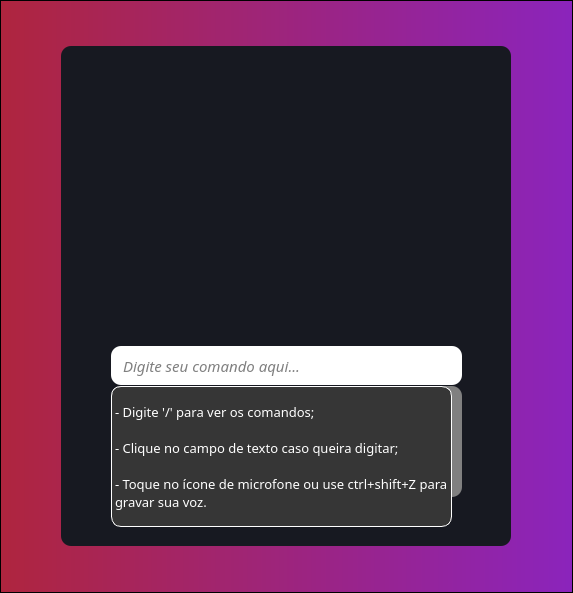
<?xml version="1.0" encoding="UTF-8"?>
<ui version="4.0">
 <class>MainWindow</class>
 <widget class="QMainWindow" name="MainWindow">
  <property name="geometry">
   <rect>
    <x>0</x>
    <y>0</y>
    <width>573</width>
    <height>593</height>
   </rect>
  </property>
  <property name="windowTitle">
   <string>Minerva</string>
  </property>
  <property name="windowIcon">
   <iconset>
    <normaloff>Logo_Minerva_peq(1).png</normaloff>Logo_Minerva_peq(1).png</iconset>
  </property>
  <widget class="QWidget" name="centralwidget">
   <layout class="QHBoxLayout" name="horizontalLayout">
    <property name="leftMargin">
     <number>0</number>
    </property>
    <property name="topMargin">
     <number>0</number>
    </property>
    <property name="rightMargin">
     <number>0</number>
    </property>
    <property name="bottomMargin">
     <number>0</number>
    </property>
    <item>
     <widget class="QFrame" name="frame">
      <property name="styleSheet">
       <string notr="true">background-color: qlineargradient(spread:reflect, x1:0, y1:0, x2:1, y2:0, stop:0 rgba(175, 37, 62, 255), stop:1 rgba(139, 36, 188, 255));</string>
      </property>
      <property name="frameShape">
       <enum>QFrame::StyledPanel</enum>
      </property>
      <property name="frameShadow">
       <enum>QFrame::Raised</enum>
      </property>
      <layout class="QHBoxLayout" name="horizontalLayout_2">
       <property name="spacing">
        <number>0</number>
       </property>
       <property name="sizeConstraint">
        <enum>QLayout::SetNoConstraint</enum>
       </property>
       <property name="leftMargin">
        <number>0</number>
       </property>
       <property name="topMargin">
        <number>0</number>
       </property>
       <property name="rightMargin">
        <number>0</number>
       </property>
       <property name="bottomMargin">
        <number>0</number>
       </property>
       <item>
        <widget class="QFrame" name="frame_2">
         <property name="minimumSize">
          <size>
           <width>450</width>
           <height>450</height>
          </size>
         </property>
         <property name="maximumSize">
          <size>
           <width>450</width>
           <height>500</height>
          </size>
         </property>
         <property name="font">
          <font>
           <pointsize>11</pointsize>
          </font>
         </property>
         <property name="styleSheet">
          <string notr="true">background-color: rgb(23, 25, 33);
border-radius: 10px;</string>
         </property>
         <property name="frameShape">
          <enum>QFrame::StyledPanel</enum>
         </property>
         <property name="frameShadow">
          <enum>QFrame::Raised</enum>
         </property>
         <widget class="QListWidget" name="listWidget">
          <property name="geometry">
           <rect>
            <x>50</x>
            <y>340</y>
            <width>351</width>
            <height>111</height>
           </rect>
          </property>
          <property name="font">
           <font>
            <pointsize>11</pointsize>
           </font>
          </property>
          <property name="styleSheet">
           <string notr="true">background-color:gray;</string>
          </property>
          <property name="sortingEnabled">
           <bool>false</bool>
          </property>
         </widget>
         <widget class="QLineEdit" name="lineEdit">
          <property name="geometry">
           <rect>
            <x>50</x>
            <y>300</y>
            <width>351</width>
            <height>39</height>
           </rect>
          </property>
          <property name="maximumSize">
           <size>
            <width>16777215</width>
            <height>39</height>
           </size>
          </property>
          <property name="font">
           <font>
            <family>Century Gothic</family>
            <pointsize>11</pointsize>
            <italic>true</italic>
           </font>
          </property>
          <property name="styleSheet">
           <string notr="true">background-color: rgb(54, 54, );
border-radius:10px;
padding-left: 10px;
</string>
          </property>
          <property name="placeholderText">
           <string notr="true">Digite seu comando aqui...</string>
          </property>
         </widget>
         <widget class="QLabel" name="label_2">
          <property name="geometry">
           <rect>
            <x>50</x>
            <y>340</y>
            <width>351</width>
            <height>141</height>
           </rect>
          </property>
          <property name="layoutDirection">
           <enum>Qt::LeftToRight</enum>
          </property>
          <property name="styleSheet">
           <string notr="true">color:#AF2567;
font-size:20px;</string>
          </property>
          <property name="text">
           <string/>
          </property>
          <property name="wordWrap">
           <bool>true</bool>
          </property>
         </widget>
         <widget class="QPushButton" name="pushButton">
          <property name="geometry">
           <rect>
            <x>100</x>
            <y>10</y>
            <width>250</width>
            <height>250</height>
           </rect>
          </property>
          <property name="minimumSize">
           <size>
            <width>250</width>
            <height>250</height>
           </size>
          </property>
          <property name="maximumSize">
           <size>
            <width>250</width>
            <height>250</height>
           </size>
          </property>
          <property name="styleSheet">
           <string notr="true"/>
          </property>
          <property name="text">
           <string/>
          </property>
          <property name="icon">
           <iconset>
            <normalon>logo.png</normalon>
           </iconset>
          </property>
          <property name="iconSize">
           <size>
            <width>250</width>
            <height>250</height>
           </size>
          </property>
          <property name="shortcut">
           <string/>
          </property>
          <property name="autoRepeat">
           <bool>false</bool>
          </property>
         </widget>
         <widget class="QPushButton" name="pushButton_2">
          <property name="geometry">
           <rect>
            <x>410</x>
            <y>510</y>
            <width>21</width>
            <height>21</height>
           </rect>
          </property>
          <property name="maximumSize">
           <size>
            <width>50</width>
            <height>50</height>
           </size>
          </property>
          <property name="styleSheet">
           <string notr="true">background-color: pink;
border-radius: 100px;</string>
          </property>
          <property name="text">
           <string>oi</string>
          </property>
         </widget>
         <widget class="QPushButton" name="pushButton_3">
          <property name="geometry">
           <rect>
            <x>390</x>
            <y>440</y>
            <width>51</width>
            <height>51</height>
           </rect>
          </property>
          <property name="focusPolicy">
           <enum>Qt::StrongFocus</enum>
          </property>
          <property name="styleSheet">
           <string notr="true">background-color: rgba(0, 0, 0, 0);
border-radius:100px;</string>
          </property>
          <property name="text">
           <string/>
          </property>
          <property name="icon">
           <iconset>
            <normaloff>Group 5.png</normaloff>Group 5.png</iconset>
          </property>
          <property name="iconSize">
           <size>
            <width>70</width>
            <height>70</height>
           </size>
          </property>
         </widget>
         <widget class="QLabel" name="label">
          <property name="geometry">
           <rect>
            <x>50</x>
            <y>340</y>
            <width>341</width>
            <height>141</height>
           </rect>
          </property>
          <property name="font">
           <font>
            <family>Century Gothic</family>
            <pointsize>10</pointsize>
           </font>
          </property>
          <property name="styleSheet">
           <string notr="true">border-radius:10px; ;border:2px;
background-color: rgb(54, 54, 54); color: white; 
border: 1px; border-color:white; border-style:solid;</string>
          </property>
          <property name="text">
           <string>- Digite '/' para ver os comandos; 
 
- Clique no campo de texto caso queira digitar; 
 
- Toque no ícone de microfone ou use ctrl+shift+Z para gravar sua voz.</string>
          </property>
          <property name="wordWrap">
           <bool>true</bool>
          </property>
         </widget>
         <zorder>label_2</zorder>
         <zorder>listWidget</zorder>
         <zorder>lineEdit</zorder>
         <zorder>pushButton</zorder>
         <zorder>pushButton_2</zorder>
         <zorder>pushButton_3</zorder>
         <zorder>label</zorder>
        </widget>
       </item>
      </layout>
     </widget>
    </item>
   </layout>
  </widget>
 </widget>
 <resources/>
 <connections/>
</ui>
